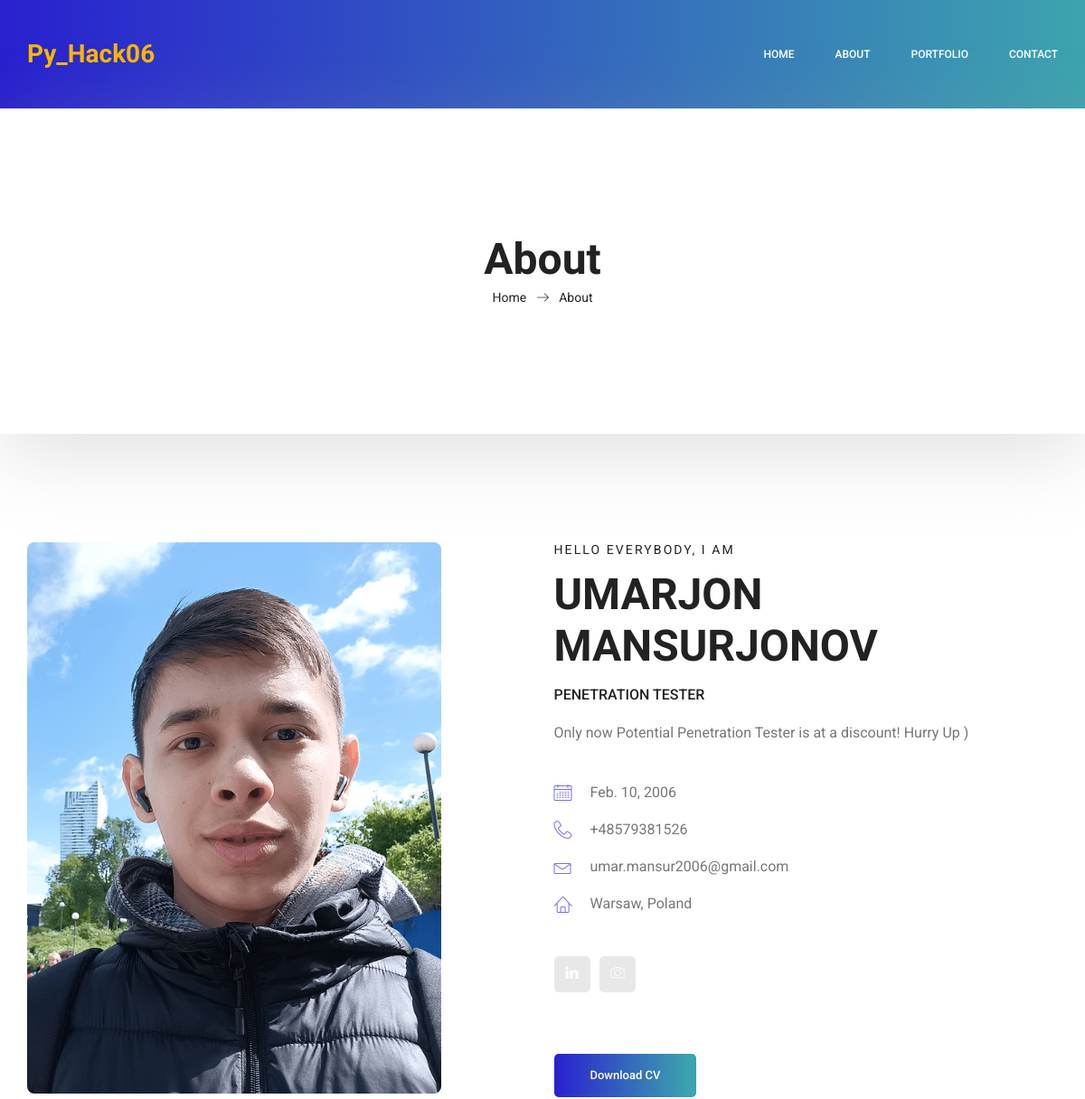
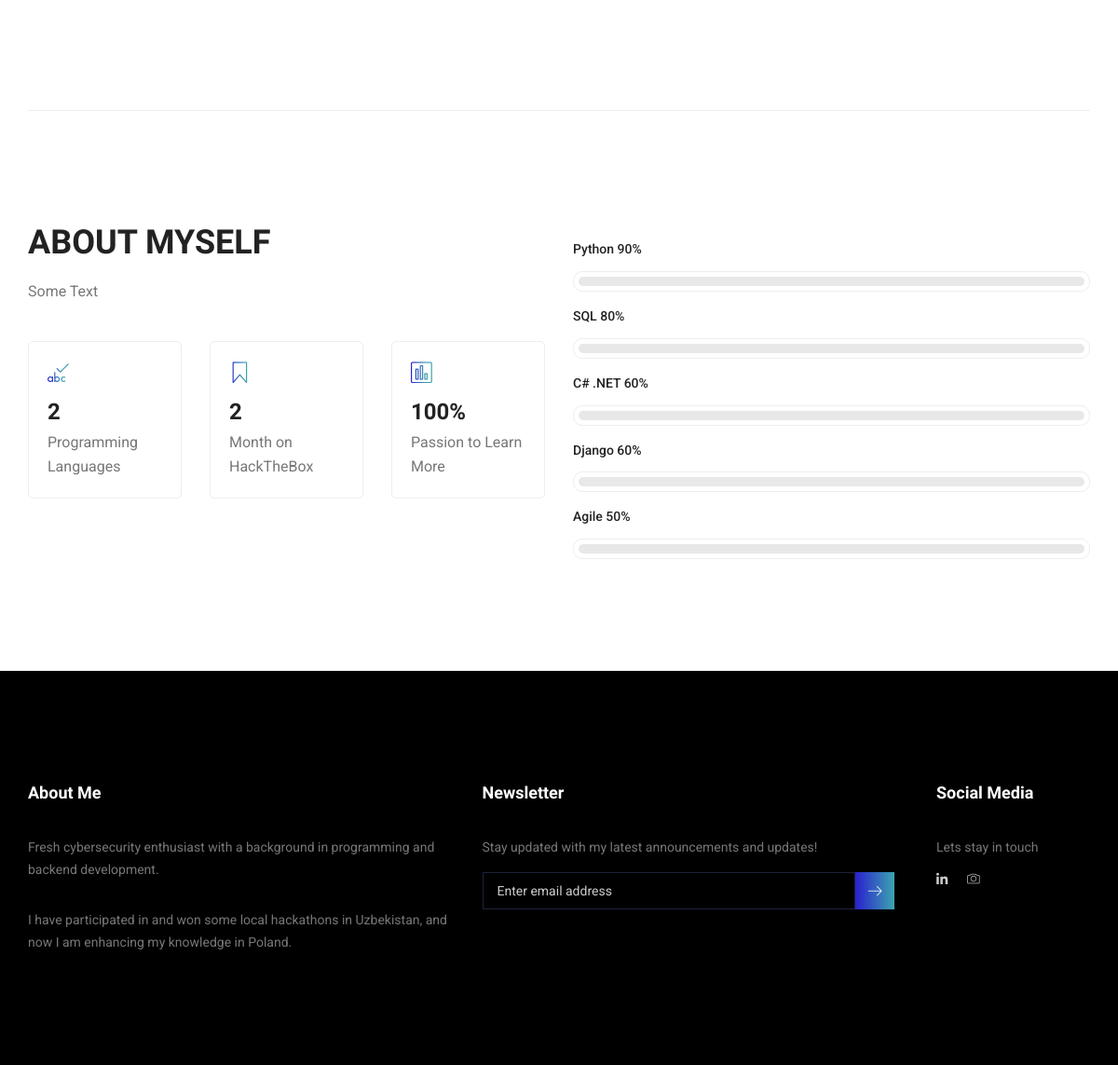
Page /about/ on the earlier database version (2 pictures, top to bottom).
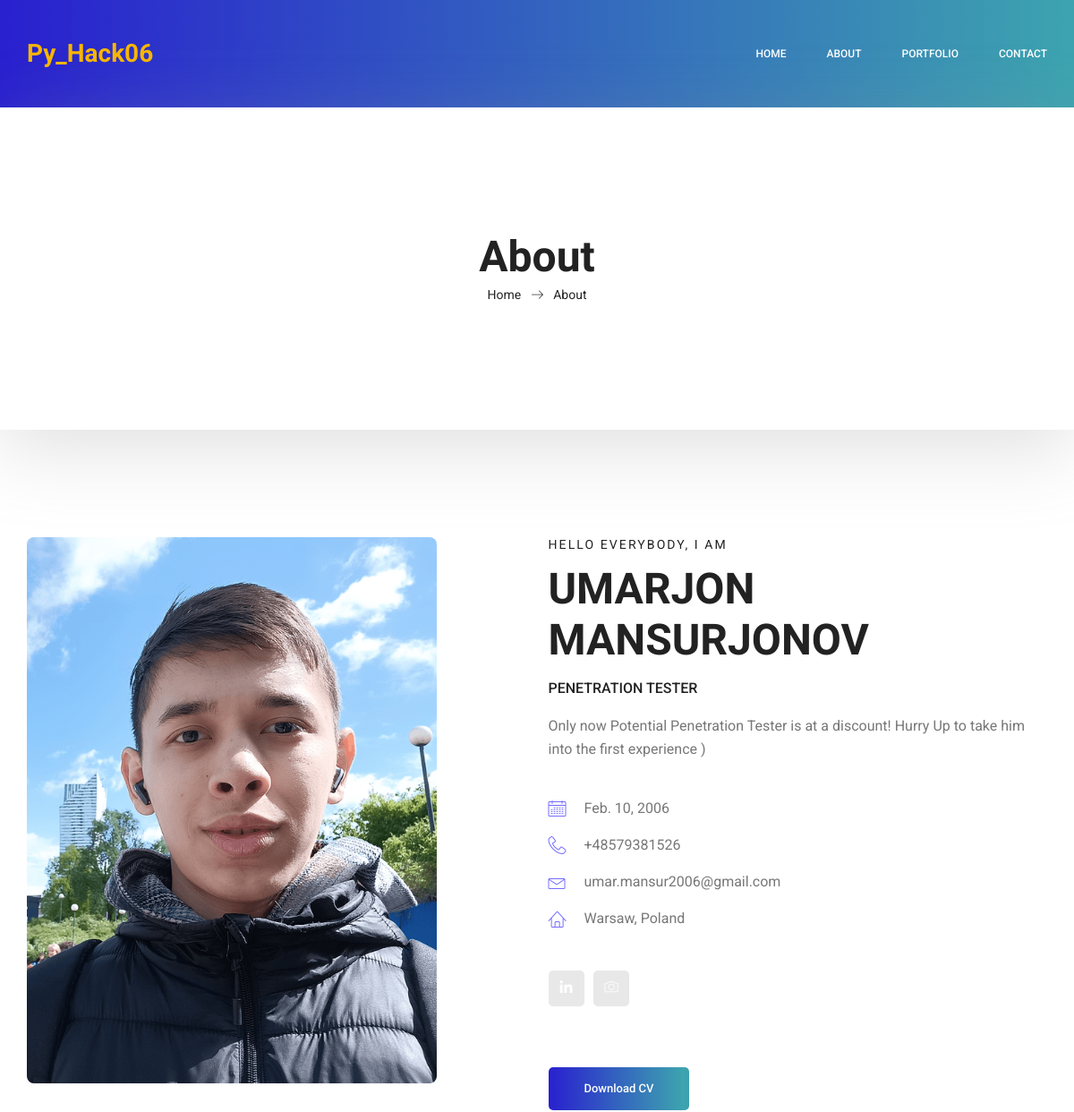
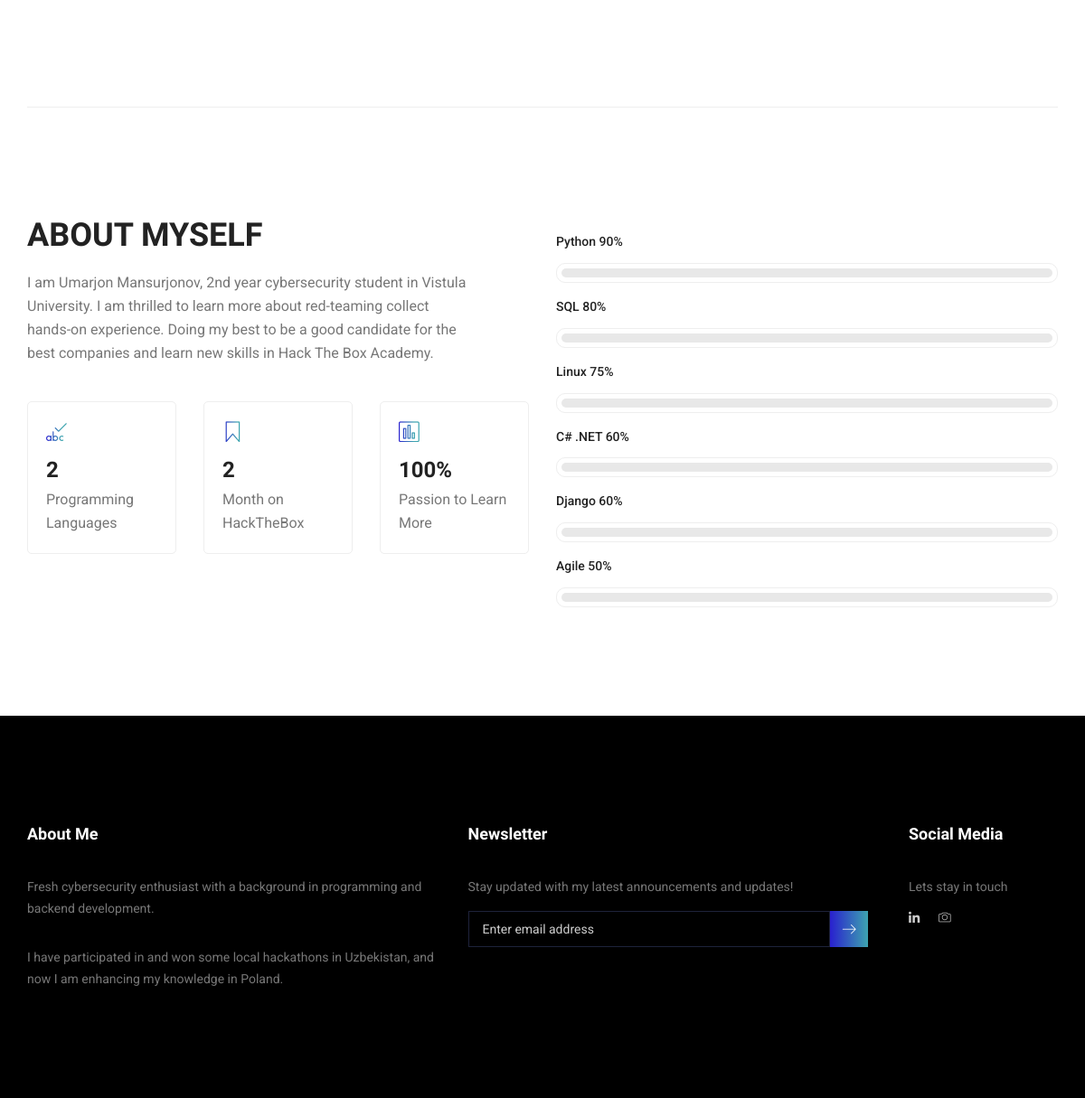
Same page on the later database version (2 pictures, top to bottom).
### about/models.py (models this page shows, shortened)
class Me(models.Model):
    name = models.CharField(max_length=30, verbose_name="First Name")
    lastname = models.CharField(max_length=30, verbose_name="Last Name")
    birthdate = models.DateField(verbose_name="Birthdate")
    address = models.CharField(max_length=60)
    photo = models.ImageField(upload_to='personal')
    cv = models.ForeignKey(CV, on_delete=models.PROTECT)
    phone_number = models.CharField(max_length=30, verbose_name="Phone Number")
    email = models.CharField(max_length=50, verbose_name="Email")
    job_title = models.CharField(max_length=100, verbose_name="Job Title")
    short_description = models.CharField(max_length=200, verbose_name="Short Description")
    description = models.TextField(verbose_name="Description")
    technologies = models.ManyToManyField(Technologies, verbose_name='Technologies')
    statistics = models.ManyToManyField(Statistic, verbose_name="Statistics")
    social_media = models.ManyToManyField(SocialMedia, verbose_name='Social Media')
    experience = models.ManyToManyField(Experience, verbose_name="Experience", blank=True)
    education = models.ManyToManyField(Education, verbose_name="Education", blank=True)
    projects = models.ManyToManyField(Projects, verbose_name="Projects", blank=True)

class SocialMedia(models.Model):
    name = models.CharField(max_length=50)
    url = models.URLField()
    name_for_css = models.CharField(max_length=30)

class Statistic(models.Model):
    name = models.CharField(max_length=30)
    value = models.CharField(max_length=8)
    css_style = models.CharField(max_length=30)

class Technologies(models.Model):
    name = models.CharField(max_length=50)
    percent = models.PositiveIntegerField()

### about/views.py (the view)
# urls.py: path('about/', include('about.urls')),
def about(request):
    me = Me.objects.get(name='Umarjon')
    context = {
        'me': me,
        'social_media': me.social_media.all(),
        'skills': me.technologies.all().order_by('-percent'),
        'cv': CV.objects.get(id=me.cv.id),
        'statistics': me.statistics.all()
    }
    return render(request, 'about_me.html', context=context)

### templates/about_me.html (shortened to what this page needs)
{% extends 'base.html' %}
{% load static %}
{% block content %}
    <section class="banner_area">
        <div class="box_1620">
            <div class="banner_inner d-flex align-items-center">
                <div class="container">
                    <div class="banner_content text-center">
                        <h2>About</h2>
                        <div class="page_link">
                            <a href="{% url 'index' %}">Home</a>
                            <a href="">About</a>
                        </div>
                    </div>
                </div>
            </div>
        </div>
    </section>
    <section class="profile_area">
        <div class="container">
            <div class="profile_inner p_120">
                <div class="row">
                    <div class="col-lg-5">
                        <img class="img-fluid photo" src="{{ me.photo.url }}" alt="My Photo">
                    </div>
                    <div class="col-lg-7">
                        <div class="personal_text">
                            <h6>Hello Everybody, i am</h6>
                            <h3>{{ me.name }} {{ me.lastname }}</h3>
                            <h4>{{ me.job_title }}</h4>
                            <p>{{ me.short_description }}</p>
                            <ul class="list basic_info">
                                <li><a href="#"><i class="lnr lnr-calendar-full"></i> {{ me.birthdate }}</a></li>
                                <li><a href="tel:{{ me.phone_number }}"><i
                                        class="lnr lnr-phone-handset"></i> {{ me.phone_number }}</a></li>
                                <li><a href="mailto:{{ me.email }}"><i class="lnr lnr-envelope"></i> {{ me.email }}</a>
                                </li>
                                <li><a href="#"><i class="lnr lnr-home"></i> {{ me.address }}</a></li>
                            </ul>
                            <ul class="list personal_social">
                                {% for i in social_media %}
                                    <li><a href="{{ i.url }}"><i class="{{ i.name_for_css }}"></i></a></li>
                                {% endfor %}
                            </ul>
                            <div class="download_btn">
                                <a class="main_btn" href="{{ cv.cv.url }}" download="{{ cv.filename }}">Download CV</a>
                            </div>
                        </div>
                    </div>
                </div>
            </div>
        </div>
    </section>
    <section class="welcome_area p_120">
        <div class="container">
            <div class="row welcome_inner">
                <div class="col-lg-6">
                    <div class="welcome_text">
                        <h4>About Myself</h4>
                        <p>{{ me.description }}</p>
                        <div class="row">
                            {% for statistic in statistics %}
                            <div class="col-md-4">
                                <div class="wel_item">
                                    <i class="lnr lnr-{{ statistic.css_style }}"></i>
                                    <h4>{{ statistic.value }}</h4>
                                    <p>{{ statistic.name}}</p>
                                </div>
                            </div>
                            {% endfor %}
                        </div>
                    </div>
                </div>
                <div class="col-lg-6">
                    <div class="tools_expert">
                        <div class="skill_main">
                            {% for skill in skills %}
                                <div class="skill_item">
                                    <h4>{{ skill.name }} <span class="counter">{{ skill.percent }}</span>%</h4>
                                    <div class="progress_br">
                                        <div class="progress">
                                        </div>
                                    </div>
                                </div>
                            {% endfor %}
                        </div>
                    </div>
                </div>
            </div>
        </div>
    </section>
{% endblock %}

### templates/base.html (shortened to what this page needs)
<!doctype html>
{% load static %}
<html lang="en">
<head>
    <link rel="stylesheet" href="{% static  'css/bootstrap.css' %}">
    <link rel="stylesheet" href="{% static  'vendors/linericon/style.css' %}">
    <link rel="stylesheet" href="{% static  'css/font-awesome.min.css' %}">
    <link rel="stylesheet" href="{% static  'vendors/owl-carousel/owl.carousel.min.css' %}">
    <link rel="stylesheet" href="{% static  'vendors/lightbox/simpleLightbox.css' %}">
    <link rel="stylesheet" href="{% static  'vendors/nice-select/css/nice-select.css' %}">
    <link rel="stylesheet" href="{% static  'vendors/animate-css/animate.css' %}">
    <link rel="stylesheet" href="{% static  'vendors/popup/magnific-popup.css' %}">
    <link rel="stylesheet" href="{% static  'vendors/flaticon/flaticon.css' %}">
    <link rel="stylesheet" href="{% static  'css/style.css' %}">
    <link rel="stylesheet" href="{% static  'css/responsive.css' %}">
</head>
<body>
<header class="header_area">
    <div class="main_menu">
        <nav class="navbar navbar-expand-lg navbar-light">
            <div class="container box_1620">
                <a class="navbar-brand logo_h" href="{% url 'index' %}"><b class="text-logo">Py_Hack06</b></a>
                <div class="collapse navbar-collapse offset" id="navbarSupportedContent">
                    <ul class="nav navbar-nav menu_nav ml-auto">
                        <li class="nav-item active"><a class="nav-link" href="{% url 'index' %}">Home</a></li>
                        <li class="nav-item"><a class="nav-link" href="{% url 'about_me' %}">About</a></li>
                        <li class="nav-item"><a class="nav-link" href="{% url 'portfolio' %}">Portfolio</a></li>
                        <li class="nav-item"><a class="nav-link" href="{% url 'contact' %}">Contact</a></li>
                    </ul>
                </div>
            </div>
        </nav>
    </div>
</header>
{% block content %}
{% endblock %}
<footer class="footer_area p_120">
    <div class="container">
        <div class="row footer_inner">
            <div class="col-lg-5 col-sm-6">
                <aside class="f_widget ab_widget">
                    <div class="f_title">
                        <h3>About Me</h3>
                    </div>
                    <p>Fresh cybersecurity enthusiast with a background in programming and backend development.</p>
                    <p>I have participated in and won some local hackathons in Uzbekistan, and now I am enhancing my
                        knowledge in Poland.</p>
                </aside>
            </div>
            <div class="col-lg-5 col-sm-6">
                <aside class="f_widget news_widget">
                    <div class="f_title">
                        <h3>Newsletter</h3>
                    </div>
                    <p>Stay updated with my latest announcements and updates!</p>
                    <div id="mc_embed_signup">
                        <form
                                action="/success/"
                                method="post" class="subscribe_form relative">
                            <div class="input-group d-flex flex-row">
                                <input name="email" id="email" class="form-control" placeholder="Enter email address"
                                       onfocus="this.placeholder = ''"
                                       onblur="this.placeholder = 'Email Address '" required type="email">
                                <button class="btn sub-btn" type="submit" value="submit">
                                    <div
                                            class="lnr lnr-arrow-right"></div>
                                </button>
                            </div>
                        </form>
                    </div>
                </aside>
            </div>
            <div class="col-lg-2">
                <aside class="f_widget social_widget">
                    <div class="f_title">
                        <h3>Social Media</h3>
                    </div>
                    <p>Lets stay in touch</p>
                    <ul class="list">
                        {% for i in social_media %}
                            <li><a href="{{ i.url }}"><i class="{{ i.name_for_css }}"></i></a></li>
                        {% endfor %}
                    </ul>
                </aside>
            </div>
        </div>
    </div>
</footer>
</body>
</html>

### static/css/responsive.css (style rules this page uses)
@media (max-width:1619px) { .banner_area .box_1620 { border-radius: 0px; } }

Differences in the rows shown:
changed Me "UMARJON": short_description "Only now Potential Penetration Tester is at a discount! Hurry Up )" → "Only now Potential Penetration Tester is at a discount! Hurry Up to take him into the first experience )"; description "Some Text" → "I am Umarjon Mansurjonov, 2nd year cybersecurity student in Vistula University. I am thrilled to learn more about red-teaming collect hands-on experience. Doing my best to be a good candidate for the best companies and learn new skills in Hack The Box Academy."
added Technologies: name "Linux", percent "75"
